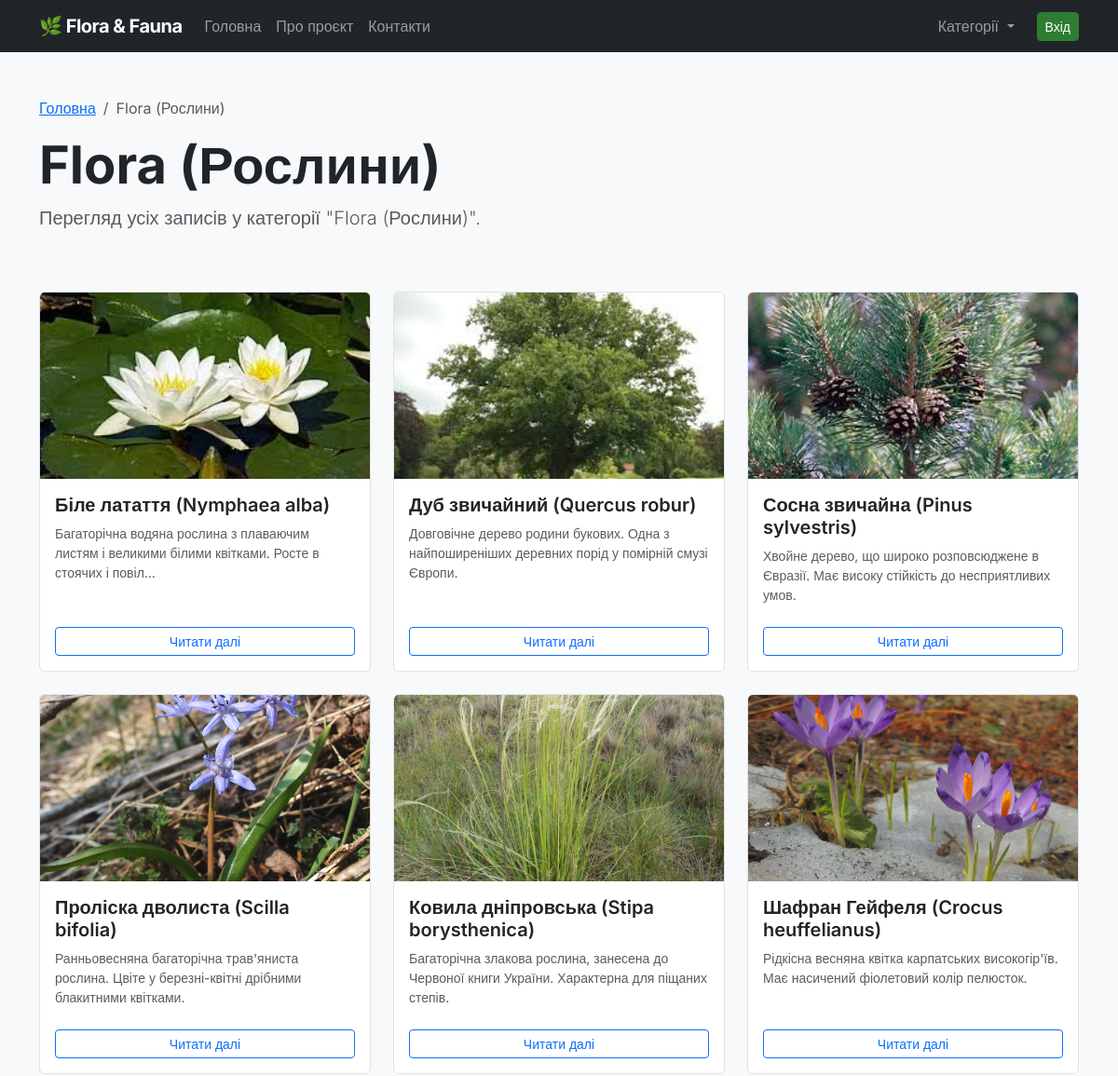
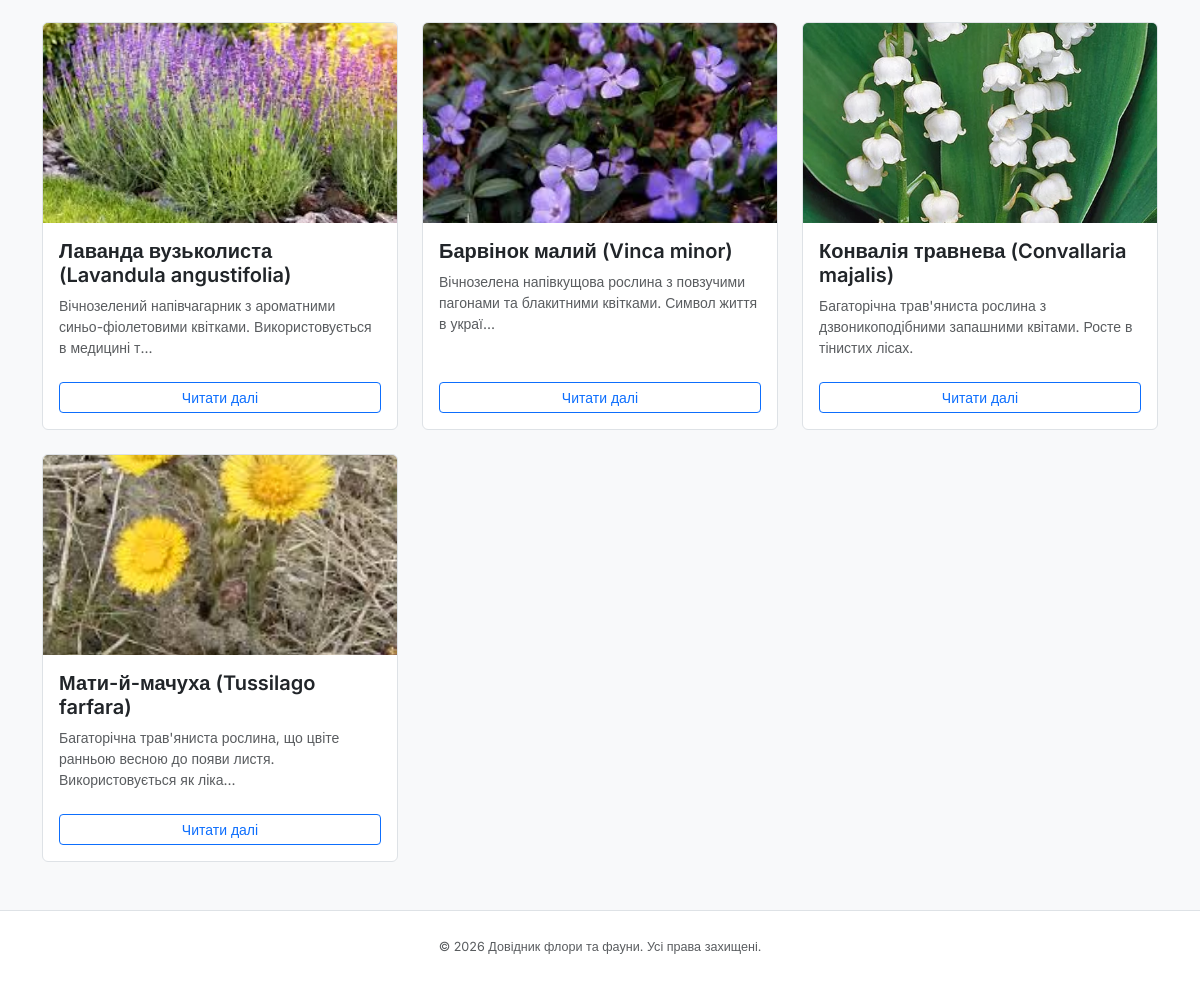
/category.php?id=1, run on the app's committed database (2 pictures, top to bottom).
### tables this page shows
CREATE TABLE `menu` (
    `id` INT AUTO_INCREMENT PRIMARY KEY,
    `title` VARCHAR(50) NOT NULL,
    `url` VARCHAR(100) NOT NULL DEFAULT '/'
);

CREATE TABLE `categories` (
    `id` INT AUTO_INCREMENT PRIMARY KEY,
    `name` VARCHAR(100) NOT NULL UNIQUE
);

CREATE TABLE `entries` (
    `id` INT AUTO_INCREMENT PRIMARY KEY,
    `category_id` INT NOT NULL,
    `title` VARCHAR(255) NOT NULL,
    `content` TEXT NOT NULL,
    `image_path` VARCHAR(255) DEFAULT NULL,
    `created_at` TIMESTAMP DEFAULT CURRENT_TIMESTAMP,
    `updated_at` TIMESTAMP DEFAULT CURRENT_TIMESTAMP ON UPDATE CURRENT_TIMESTAMP,
    CONSTRAINT `fk_entries_category` FOREIGN KEY (`category_id`) REFERENCES `categories`(`id`) ON DELETE CASCADE
);

### category.php (called while the page is built, shortened)
<?php
require_once __DIR__ . '/core/init.php';
$id = isset($_GET['id']) ? (int)$_GET['id'] : 0;
$category = get_category_by_id($db_connection, $id);
$entries = get_entries_by_category($db_connection, $id);
require_once __DIR__ . '/views/header.view.php';
require_once __DIR__ . '/views/category.view.php';
require_once __DIR__ . '/views/footer.view.php';

### core/functions.php (called while the page is built, shortened)
<?php
function get_navigation_menu(PDO $connection): array
{
    $query = "SELECT title, url FROM menu ORDER BY id ASC";
    $statement = $connection->query($query);
    return $statement->fetchAll();
}
function get_active_categories(PDO $connection): array
{
    $query = "SELECT id, name FROM categories ORDER BY name ASC";
    $statement = $connection->query($query);
    return $statement->fetchAll();
}
function get_entries_by_category(PDO $connection, int $category_id): array
{
    $query = "SELECT e.*, c.name as category_name
              FROM entries e
              JOIN categories c ON e.category_id = c.id
              WHERE e.category_id = :category_id
              ORDER BY e.created_at DESC";
    $statement = $connection->prepare($query);
    $statement->execute(['category_id' => $category_id]);
    return $statement->fetchAll();
}

### core/init.php (called while the page is built, shortened)
<?php
require_once __DIR__ . '/functions.php';
try {
    $db_connection = get_db_connection();
    $header_menu = get_navigation_menu($db_connection);
    $header_categories = get_active_categories($db_connection);
} catch (PDOException $e) {
    if (($_ENV['APP_ENV'] ?? 'development') === 'development') {
        die("Помилка підключення до бази даних: " . $e->getMessage());
    }
    error_log("DB Connection Error: " . $e->getMessage());
}

### views/category.view.php (the view, shortened to what this page needs)
<div class="row align-items-center mb-5">
    <div class="col-lg-8">
        <nav aria-label="breadcrumb">
            <ol class="breadcrumb">
                <li class="breadcrumb-item"><a href="/">Головна</a></li>
                <li class="breadcrumb-item active" aria-current="page"><?= htmlspecialchars($category['name']) ?></li>
            </ol>
        </nav>
        <h1 class="display-4 fw-bold"><?= htmlspecialchars($category['name']) ?></h1>
        <p class="lead text-muted">Перегляд усіх записів у категорії "<?= htmlspecialchars($category['name']) ?>".</p>
    </div>
</div>
<div class="row row-cols-1 row-cols-md-2 row-cols-lg-3 g-4">
    <?php if (empty($entries)): ?>
        <div class="col-12 text-center py-5">
            <div class="alert alert-info">
                У цій категорії поки що немає записів.
            </div>
            <a href="/" class="btn btn-primary">Повернутися на головну</a>
        </div>
    <?php else: ?>
        <?php foreach ($entries as $entry): ?>
            <div class="col">
                <div class="card h-100 border">
                    <?php if (!empty($entry['image_path'])): ?>
                        <img src="/img/<?= htmlspecialchars($entry['image_path']) ?>"
                             class="card-img-top"
                             alt="<?= htmlspecialchars($entry['title']) ?>"
                             style="height: 200px; object-fit: cover;">
                    <?php else: ?>
                        <div class="bg-secondary text-white d-flex align-items-center justify-content-center" style="height: 200px;">
                            <span class="small">Фото відсутнє</span>
                        </div>
                    <?php endif; ?>
                    <div class="card-body">
                        <h5 class="card-title fw-semibold">
                            <?= htmlspecialchars($entry['title']) ?>
                        </h5>
                        <p class="card-text text-muted small">
                            <?= htmlspecialchars(mb_strimwidth(strip_tags($entry['content']), 0, 100, "...")) ?>
                        </p>
                    </div>
                    <div class="card-footer bg-transparent border-0 pb-3">
                        <a href="/item.php?id=<?= (int)$entry['id'] ?>" class="btn btn-outline-primary btn-sm w-100">
                            Читати далі
                        </a>
                    </div>
                </div>
            </div>
        <?php endforeach; ?>
    <?php endif; ?>
</div>

### views/header.view.php (shortened to what this page needs)
<!DOCTYPE html>
<html lang="uk">
<head>
    <link href="https://cdn.jsdelivr.net/npm/bootstrap@5.3.3/dist/css/bootstrap.min.css" rel="stylesheet">
    <link rel="stylesheet" href="/css/main.css">
</head>
<body class="bg-light">
    <nav class="navbar navbar-expand-lg navbar-dark bg-dark">
        <div class="container">
            <a class="navbar-brand fw-bold" href="/">🌿 Flora & Fauna</a>
            <div class="collapse navbar-collapse" id="navbarMain">
                <ul class="navbar-nav me-auto mb-2 mb-lg-0">
                    <?php foreach ($header_menu as $menu_item): ?>
                        <li class="nav-item">
                            <a class="nav-link" href="<?= htmlspecialchars($menu_item['url']) ?>">
                                <?= htmlspecialchars($menu_item['title']) ?>
                            </a>
                        </li>
                    <?php endforeach; ?>
                </ul>
                <ul class="navbar-nav ms-auto mb-2 mb-lg-0">
                    <?php if (isset($header_categories)): ?>
                        <li class="nav-item dropdown">
                            <a class="nav-link dropdown-toggle" href="#" id="categoryDropdown" role="button" data-bs-toggle="dropdown" aria-expanded="false">
                                Категорії
                            </a>
                        </li>
                    <?php endif; ?>
                </ul>
                <div class="d-flex ms-lg-3">
                    <?php if (isset($_SESSION['user_id'])): ?>
                        <a href="/admin/index.php" class="btn btn-outline-light btn-sm">Адмін-панель</a>
                    <?php else: ?>
                        <a href="/login.php" class="btn btn-primary btn-sm">Вхід</a>
                    <?php endif; ?>
                </div>
            </div>
        </div>
    </nav>
    <main class="container py-5">

### css/main.css (style rules this page uses)
:root { --primary-color: #2e7d32; --secondary-color: #607d8b; --bg-color: #f8f9fa; --text-color: #212529; }
body { font-family: 'Inter', sans-serif; color: var(--text-color); min-height: 100vh; display: flex; flex-direction: column; }
main { flex: 1; }
.navbar-brand { letter-spacing: -0.5px; }
.btn-primary { background-color: var(--primary-color); border-color: var(--primary-color); }
.card { border: 1px solid rgba(0,0,0,.125); }

### data on the page
menu: title "Головна"
menu: title "Про проєкт"
menu: title "Контакти"
categories: name "Flora (Рослини)"
entries: image_path (picture), title "Біле латаття (Nymphaea alba)", content "Багаторічна водяна рослина з плаваючим листям і великими білими квітками. Росте в стоячих і повіл..."
entries: image_path (picture), title "Дуб звичайний (Quercus robur)", content "Довговічне дерево родини букових. Одна з найпоширеніших деревних порід у помірній смузі Європи."
entries: image_path (picture), title "Сосна звичайна (Pinus sylvestris)", content "Хвойне дерево, що широко розповсюджене в Євразії. Має високу стійкість до несприятливих умов."
entries: image_path (picture), title "Проліска дволиста (Scilla bifolia)", content "Ранньовесняна багаторічна трав'яниста рослина. Цвіте у березні-квітні дрібними блакитними квітками."
entries: image_path (picture), title "Ковила дніпровська (Stipa borysthenica)", content "Багаторічна злакова рослина, занесена до Червоної книги України. Характерна для піщаних степів."
entries: image_path (picture), title "Шафран Гейфеля (Crocus heuffelianus)", content "Рідкісна весняна квітка карпатських високогір'їв. Має насичений фіолетовий колір пелюсток."
entries: image_path (picture), title "Лаванда вузьколиста (Lavandula angustifolia)", content "Вічнозелений напівчагарник з ароматними синьо-фіолетовими квітками. Використовується в медицині т..."
entries: image_path (picture), title "Барвінок малий (Vinca minor)", content "Вічнозелена напівкущова рослина з повзучими пагонами та блакитними квітками. Символ життя в украї..."
entries: image_path (picture), title "Конвалія травнева (Convallaria majalis)", content "Багаторічна трав'яниста рослина з дзвоникоподібними запашними квітами. Росте в тінистих лісах."
entries: image_path (picture), title "Мати-й-мачуха (Tussilago farfara)", content "Багаторічна трав'яниста рослина, що цвіте ранньою весною до появи листя. Використовується як ліка..."
